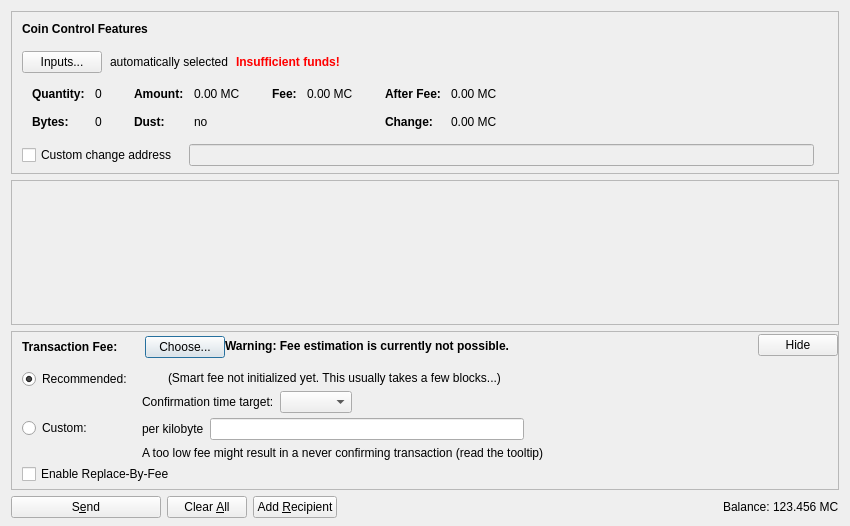
<?xml version="1.0" encoding="UTF-8"?>
<ui version="4.0">
 <class>SendCoinsDialog</class>
 <widget class="QDialog" name="SendCoinsDialog">
  <property name="geometry">
   <rect>
    <x>0</x>
    <y>0</y>
    <width>850</width>
    <height>526</height>
   </rect>
  </property>
  <property name="windowTitle">
   <string>Send Coins</string>
  </property>
  <layout class="QVBoxLayout" name="verticalLayout" stretch="0,1,0,0">
   <property name="bottomMargin">
    <number>8</number>
   </property>
   <item>
    <widget class="QFrame" name="frameCoinControl">
     <property name="sizePolicy">
      <sizepolicy hsizetype="Expanding" vsizetype="Expanding">
       <horstretch>0</horstretch>
       <verstretch>0</verstretch>
      </sizepolicy>
     </property>
     <property name="maximumSize">
      <size>
       <width>16777215</width>
       <height>16777215</height>
      </size>
     </property>
     <property name="frameShape">
      <enum>QFrame::StyledPanel</enum>
     </property>
     <property name="frameShadow">
      <enum>QFrame::Sunken</enum>
     </property>
     <layout class="QVBoxLayout" name="verticalLayoutCoinControl2">
      <property name="spacing">
       <number>0</number>
      </property>
      <property name="leftMargin">
       <number>0</number>
      </property>
      <property name="topMargin">
       <number>0</number>
      </property>
      <property name="rightMargin">
       <number>0</number>
      </property>
      <property name="bottomMargin">
       <number>6</number>
      </property>
      <item>
       <layout class="QVBoxLayout" name="verticalLayoutCoinControl" stretch="0,0,0,0,1">
        <property name="spacing">
         <number>0</number>
        </property>
        <property name="leftMargin">
         <number>10</number>
        </property>
        <property name="topMargin">
         <number>10</number>
        </property>
        <item>
         <layout class="QHBoxLayout" name="horizontalLayoutCoinControl1">
          <property name="bottomMargin">
           <number>15</number>
          </property>
          <item>
           <widget class="QLabel" name="labelCoinControlFeatures">
            <property name="sizePolicy">
             <sizepolicy hsizetype="Preferred" vsizetype="Maximum">
              <horstretch>0</horstretch>
              <verstretch>0</verstretch>
             </sizepolicy>
            </property>
            <property name="font">
             <font>
              <weight>75</weight>
              <bold>true</bold>
             </font>
            </property>
            <property name="styleSheet">
             <string notr="true">font-weight:bold;</string>
            </property>
            <property name="text">
             <string>Coin Control Features</string>
            </property>
           </widget>
          </item>
         </layout>
        </item>
        <item>
         <layout class="QHBoxLayout" name="horizontalLayoutCoinControl2" stretch="0,0,0,0">
          <property name="spacing">
           <number>8</number>
          </property>
          <property name="bottomMargin">
           <number>10</number>
          </property>
          <item>
           <widget class="QPushButton" name="pushButtonCoinControl">
            <property name="styleSheet">
             <string notr="true"/>
            </property>
            <property name="text">
             <string>Inputs...</string>
            </property>
            <property name="autoDefault">
             <bool>false</bool>
            </property>
           </widget>
          </item>
          <item>
           <widget class="QLabel" name="labelCoinControlAutomaticallySelected">
            <property name="text">
             <string>automatically selected</string>
            </property>
            <property name="margin">
             <number>5</number>
            </property>
           </widget>
          </item>
          <item>
           <widget class="QLabel" name="labelCoinControlInsuffFunds">
            <property name="font">
             <font>
              <weight>75</weight>
              <bold>true</bold>
             </font>
            </property>
            <property name="styleSheet">
             <string notr="true">color:red;font-weight:bold;</string>
            </property>
            <property name="text">
             <string>Insufficient funds!</string>
            </property>
            <property name="margin">
             <number>5</number>
            </property>
           </widget>
          </item>
          <item>
           <spacer name="horizontalSpacerCoinControl">
            <property name="orientation">
             <enum>Qt::Horizontal</enum>
            </property>
            <property name="sizeHint" stdset="0">
             <size>
              <width>40</width>
              <height>1</height>
             </size>
            </property>
           </spacer>
          </item>
         </layout>
        </item>
        <item>
         <widget class="QWidget" name="widgetCoinControl" native="true">
          <property name="sizePolicy">
           <sizepolicy hsizetype="Preferred" vsizetype="Preferred">
            <horstretch>0</horstretch>
            <verstretch>0</verstretch>
           </sizepolicy>
          </property>
          <property name="minimumSize">
           <size>
            <width>0</width>
            <height>0</height>
           </size>
          </property>
          <property name="styleSheet">
           <string notr="true"/>
          </property>
          <layout class="QHBoxLayout" name="horizontalLayoutCoinControl5">
           <property name="leftMargin">
            <number>0</number>
           </property>
           <property name="topMargin">
            <number>0</number>
           </property>
           <property name="rightMargin">
            <number>0</number>
           </property>
           <property name="bottomMargin">
            <number>0</number>
           </property>
           <item>
            <layout class="QHBoxLayout" name="horizontalLayoutCoinControl3" stretch="0,0,0,1">
             <property name="spacing">
              <number>20</number>
             </property>
             <property name="topMargin">
              <number>0</number>
             </property>
             <property name="bottomMargin">
              <number>10</number>
             </property>
             <item>
              <layout class="QFormLayout" name="formLayoutCoinControl1">
               <property name="horizontalSpacing">
                <number>10</number>
               </property>
               <property name="verticalSpacing">
                <number>14</number>
               </property>
               <property name="leftMargin">
                <number>10</number>
               </property>
               <property name="topMargin">
                <number>4</number>
               </property>
               <property name="rightMargin">
                <number>6</number>
               </property>
               <item row="0" column="0">
                <widget class="QLabel" name="labelCoinControlQuantityText">
                 <property name="font">
                  <font>
                   <weight>75</weight>
                   <bold>true</bold>
                  </font>
                 </property>
                 <property name="text">
                  <string>Quantity:</string>
                 </property>
                 <property name="margin">
                  <number>0</number>
                 </property>
                </widget>
               </item>
               <item row="0" column="1">
                <widget class="QLabel" name="labelCoinControlQuantity">
                 <property name="cursor">
                  <cursorShape>IBeamCursor</cursorShape>
                 </property>
                 <property name="contextMenuPolicy">
                  <enum>Qt::ActionsContextMenu</enum>
                 </property>
                 <property name="text">
                  <string notr="true">0</string>
                 </property>
                 <property name="margin">
                  <number>0</number>
                 </property>
                 <property name="textInteractionFlags">
                  <set>Qt::LinksAccessibleByMouse|Qt::TextSelectableByKeyboard|Qt::TextSelectableByMouse</set>
                 </property>
                </widget>
               </item>
               <item row="1" column="0">
                <widget class="QLabel" name="labelCoinControlBytesText">
                 <property name="font">
                  <font>
                   <weight>75</weight>
                   <bold>true</bold>
                  </font>
                 </property>
                 <property name="text">
                  <string>Bytes:</string>
                 </property>
                </widget>
               </item>
               <item row="1" column="1">
                <widget class="QLabel" name="labelCoinControlBytes">
                 <property name="cursor">
                  <cursorShape>IBeamCursor</cursorShape>
                 </property>
                 <property name="contextMenuPolicy">
                  <enum>Qt::ActionsContextMenu</enum>
                 </property>
                 <property name="text">
                  <string notr="true">0</string>
                 </property>
                 <property name="textInteractionFlags">
                  <set>Qt::LinksAccessibleByMouse|Qt::TextSelectableByKeyboard|Qt::TextSelectableByMouse</set>
                 </property>
                </widget>
               </item>
              </layout>
             </item>
             <item>
              <layout class="QFormLayout" name="formLayoutCoinControl2">
               <property name="horizontalSpacing">
                <number>10</number>
               </property>
               <property name="verticalSpacing">
                <number>14</number>
               </property>
               <property name="leftMargin">
                <number>6</number>
               </property>
               <property name="topMargin">
                <number>4</number>
               </property>
               <property name="rightMargin">
                <number>6</number>
               </property>
               <item row="0" column="0">
                <widget class="QLabel" name="labelCoinControlAmountText">
                 <property name="font">
                  <font>
                   <weight>75</weight>
                   <bold>true</bold>
                  </font>
                 </property>
                 <property name="text">
                  <string>Amount:</string>
                 </property>
                 <property name="margin">
                  <number>0</number>
                 </property>
                </widget>
               </item>
               <item row="0" column="1">
                <widget class="QLabel" name="labelCoinControlAmount">
                 <property name="cursor">
                  <cursorShape>IBeamCursor</cursorShape>
                 </property>
                 <property name="contextMenuPolicy">
                  <enum>Qt::ActionsContextMenu</enum>
                 </property>
                 <property name="text">
                  <string notr="true">0.00 MC</string>
                 </property>
                 <property name="textInteractionFlags">
                  <set>Qt::LinksAccessibleByMouse|Qt::TextSelectableByKeyboard|Qt::TextSelectableByMouse</set>
                 </property>
                </widget>
               </item>
               <item row="1" column="0">
                <widget class="QLabel" name="labelCoinControlLowOutputText">
                 <property name="font">
                  <font>
                   <weight>75</weight>
                   <bold>true</bold>
                  </font>
                 </property>
                 <property name="text">
                  <string>Dust:</string>
                 </property>
                </widget>
               </item>
               <item row="1" column="1">
                <widget class="QLabel" name="labelCoinControlLowOutput">
                 <property name="cursor">
                  <cursorShape>IBeamCursor</cursorShape>
                 </property>
                 <property name="contextMenuPolicy">
                  <enum>Qt::ActionsContextMenu</enum>
                 </property>
                 <property name="text">
                  <string notr="true">no</string>
                 </property>
                 <property name="textInteractionFlags">
                  <set>Qt::LinksAccessibleByMouse|Qt::TextSelectableByKeyboard|Qt::TextSelectableByMouse</set>
                 </property>
                </widget>
               </item>
              </layout>
             </item>
             <item>
              <layout class="QFormLayout" name="formLayoutCoinControl3">
               <property name="horizontalSpacing">
                <number>10</number>
               </property>
               <property name="verticalSpacing">
                <number>14</number>
               </property>
               <property name="leftMargin">
                <number>6</number>
               </property>
               <property name="topMargin">
                <number>4</number>
               </property>
               <property name="rightMargin">
                <number>6</number>
               </property>
               <item row="0" column="0">
                <widget class="QLabel" name="labelCoinControlFeeText">
                 <property name="font">
                  <font>
                   <weight>75</weight>
                   <bold>true</bold>
                  </font>
                 </property>
                 <property name="text">
                  <string>Fee:</string>
                 </property>
                 <property name="margin">
                  <number>0</number>
                 </property>
                </widget>
               </item>
               <item row="0" column="1">
                <widget class="QLabel" name="labelCoinControlFee">
                 <property name="cursor">
                  <cursorShape>IBeamCursor</cursorShape>
                 </property>
                 <property name="contextMenuPolicy">
                  <enum>Qt::ActionsContextMenu</enum>
                 </property>
                 <property name="text">
                  <string notr="true">0.00 MC</string>
                 </property>
                 <property name="textInteractionFlags">
                  <set>Qt::LinksAccessibleByMouse|Qt::TextSelectableByKeyboard|Qt::TextSelectableByMouse</set>
                 </property>
                </widget>
               </item>
              </layout>
             </item>
             <item>
              <layout class="QFormLayout" name="formLayoutCoinControl4">
               <property name="horizontalSpacing">
                <number>10</number>
               </property>
               <property name="verticalSpacing">
                <number>14</number>
               </property>
               <property name="leftMargin">
                <number>6</number>
               </property>
               <property name="topMargin">
                <number>4</number>
               </property>
               <property name="rightMargin">
                <number>6</number>
               </property>
               <item row="0" column="0">
                <widget class="QLabel" name="labelCoinControlAfterFeeText">
                 <property name="font">
                  <font>
                   <weight>75</weight>
                   <bold>true</bold>
                  </font>
                 </property>
                 <property name="text">
                  <string>After Fee:</string>
                 </property>
                 <property name="margin">
                  <number>0</number>
                 </property>
                </widget>
               </item>
               <item row="0" column="1">
                <widget class="QLabel" name="labelCoinControlAfterFee">
                 <property name="cursor">
                  <cursorShape>IBeamCursor</cursorShape>
                 </property>
                 <property name="contextMenuPolicy">
                  <enum>Qt::ActionsContextMenu</enum>
                 </property>
                 <property name="text">
                  <string notr="true">0.00 MC</string>
                 </property>
                 <property name="textInteractionFlags">
                  <set>Qt::LinksAccessibleByMouse|Qt::TextSelectableByKeyboard|Qt::TextSelectableByMouse</set>
                 </property>
                </widget>
               </item>
               <item row="1" column="0">
                <widget class="QLabel" name="labelCoinControlChangeText">
                 <property name="font">
                  <font>
                   <weight>75</weight>
                   <bold>true</bold>
                  </font>
                 </property>
                 <property name="text">
                  <string>Change:</string>
                 </property>
                </widget>
               </item>
               <item row="1" column="1">
                <widget class="QLabel" name="labelCoinControlChange">
                 <property name="cursor">
                  <cursorShape>IBeamCursor</cursorShape>
                 </property>
                 <property name="contextMenuPolicy">
                  <enum>Qt::ActionsContextMenu</enum>
                 </property>
                 <property name="text">
                  <string notr="true">0.00 MC</string>
                 </property>
                 <property name="textInteractionFlags">
                  <set>Qt::LinksAccessibleByMouse|Qt::TextSelectableByKeyboard|Qt::TextSelectableByMouse</set>
                 </property>
                </widget>
               </item>
              </layout>
             </item>
            </layout>
           </item>
          </layout>
         </widget>
        </item>
        <item>
         <layout class="QHBoxLayout" name="horizontalLayoutCoinControl4" stretch="0,0,0">
          <property name="spacing">
           <number>12</number>
          </property>
          <property name="sizeConstraint">
           <enum>QLayout::SetDefaultConstraint</enum>
          </property>
          <property name="topMargin">
           <number>5</number>
          </property>
          <property name="rightMargin">
           <number>5</number>
          </property>
          <item>
           <widget class="QCheckBox" name="checkBoxCoinControlChange">
            <property name="toolTip">
             <string>If this is activated, but the change address is empty or invalid, change will be sent to a newly generated address.</string>
            </property>
            <property name="text">
             <string>Custom change address</string>
            </property>
           </widget>
          </item>
          <item>
           <widget class="QValidatedLineEdit" name="lineEditCoinControlChange">
            <property name="enabled">
             <bool>false</bool>
            </property>
            <property name="sizePolicy">
             <sizepolicy hsizetype="Expanding" vsizetype="Fixed">
              <horstretch>0</horstretch>
              <verstretch>0</verstretch>
             </sizepolicy>
            </property>
           </widget>
          </item>
          <item>
           <widget class="QLabel" name="labelCoinControlChangeLabel">
            <property name="sizePolicy">
             <sizepolicy hsizetype="Preferred" vsizetype="Expanding">
              <horstretch>0</horstretch>
              <verstretch>0</verstretch>
             </sizepolicy>
            </property>
            <property name="minimumSize">
             <size>
              <width>0</width>
              <height>0</height>
             </size>
            </property>
            <property name="text">
             <string/>
            </property>
            <property name="margin">
             <number>3</number>
            </property>
           </widget>
          </item>
         </layout>
        </item>
        <item>
         <spacer name="verticalSpacerCoinControl">
          <property name="orientation">
           <enum>Qt::Vertical</enum>
          </property>
          <property name="sizeHint" stdset="0">
           <size>
            <width>800</width>
            <height>1</height>
           </size>
          </property>
         </spacer>
        </item>
       </layout>
      </item>
     </layout>
    </widget>
   </item>
   <item>
    <widget class="QScrollArea" name="scrollArea">
     <property name="widgetResizable">
      <bool>true</bool>
     </property>
     <widget class="QWidget" name="scrollAreaWidgetContents">
      <property name="geometry">
       <rect>
        <x>0</x>
        <y>0</y>
        <width>830</width>
        <height>104</height>
       </rect>
      </property>
      <layout class="QVBoxLayout" name="verticalLayout_2" stretch="0,1">
       <property name="leftMargin">
        <number>0</number>
       </property>
       <property name="topMargin">
        <number>0</number>
       </property>
       <property name="rightMargin">
        <number>0</number>
       </property>
       <property name="bottomMargin">
        <number>0</number>
       </property>
       <item>
        <layout class="QVBoxLayout" name="entries">
         <property name="spacing">
          <number>6</number>
         </property>
        </layout>
       </item>
       <item>
        <spacer name="verticalSpacer">
         <property name="orientation">
          <enum>Qt::Vertical</enum>
         </property>
         <property name="sizeHint" stdset="0">
          <size>
           <width>20</width>
           <height>40</height>
          </size>
         </property>
        </spacer>
       </item>
      </layout>
     </widget>
    </widget>
   </item>
   <item>
    <widget class="QFrame" name="frameFee">
     <property name="sizePolicy">
      <sizepolicy hsizetype="Expanding" vsizetype="Expanding">
       <horstretch>0</horstretch>
       <verstretch>0</verstretch>
      </sizepolicy>
     </property>
     <property name="maximumSize">
      <size>
       <width>16777215</width>
       <height>16777215</height>
      </size>
     </property>
     <property name="frameShape">
      <enum>QFrame::StyledPanel</enum>
     </property>
     <property name="frameShadow">
      <enum>QFrame::Sunken</enum>
     </property>
     <layout class="QVBoxLayout" name="verticalLayoutFee1">
      <property name="spacing">
       <number>0</number>
      </property>
      <property name="leftMargin">
       <number>0</number>
      </property>
      <property name="topMargin">
       <number>0</number>
      </property>
      <property name="rightMargin">
       <number>0</number>
      </property>
      <property name="bottomMargin">
       <number>0</number>
      </property>
      <item>
       <layout class="QVBoxLayout" name="verticalLayoutFee2" stretch="0,0,0">
        <property name="spacing">
         <number>0</number>
        </property>
        <property name="leftMargin">
         <number>10</number>
        </property>
        <property name="topMargin">
         <number>0</number>
        </property>
        <item>
         <layout class="QHBoxLayout" name="horizontalLayoutFee1">
          <property name="bottomMargin">
           <number>0</number>
          </property>
          <item>
           <layout class="QVBoxLayout" name="verticalLayoutFee7">
            <property name="spacing">
             <number>0</number>
            </property>
            <item>
             <spacer name="verticalSpacerSmartFee">
              <property name="orientation">
               <enum>Qt::Vertical</enum>
              </property>
              <property name="sizeType">
               <enum>QSizePolicy::Fixed</enum>
              </property>
              <property name="sizeHint" stdset="0">
               <size>
                <width>1</width>
                <height>4</height>
               </size>
              </property>
             </spacer>
            </item>
            <item>
             <layout class="QHBoxLayout" name="horizontalLayoutSmartFee">
              <property name="spacing">
               <number>10</number>
              </property>
              <item>
               <widget class="QLabel" name="labelFeeHeadline">
                <property name="sizePolicy">
                 <sizepolicy hsizetype="Preferred" vsizetype="Maximum">
                  <horstretch>0</horstretch>
                  <verstretch>0</verstretch>
                 </sizepolicy>
                </property>
                <property name="font">
                 <font>
                  <weight>75</weight>
                  <bold>true</bold>
                 </font>
                </property>
                <property name="styleSheet">
                 <string notr="true">font-weight:bold;</string>
                </property>
                <property name="text">
                 <string>Transaction Fee:</string>
                </property>
               </widget>
              </item>
              <item>
               <widget class="QLabel" name="labelFeeMinimized">
                <property name="text">
                 <string/>
                </property>
               </widget>
              </item>
              <item>
               <widget class="QPushButton" name="buttonChooseFee">
                <property name="text">
                 <string>Choose...</string>
                </property>
               </widget>
              </item>
             </layout>
            </item>
            <item>
             <spacer name="verticalSpacer_5">
              <property name="orientation">
               <enum>Qt::Vertical</enum>
              </property>
              <property name="sizeHint" stdset="0">
               <size>
                <width>1</width>
                <height>1</height>
               </size>
              </property>
             </spacer>
            </item>
           </layout>
          </item>
          <item>
           <widget class="QLabel" name="fallbackFeeWarningLabel">
            <property name="toolTip">
             <string>Using the fallbackfee can result in sending a transaction that will take several hours or days (or never) to confirm. Consider choosing your fee manually or wait until you have validated the complete chain.</string>
            </property>
            <property name="font">
            <font>
                <weight>75</weight>
                <bold>true</bold>
            </font>
            </property>
            <property name="text">
             <string>Warning: Fee estimation is currently not possible.</string>
            </property>
            <property name="wordWrap">
             <bool>false</bool>
            </property>
           </widget>
          </item>
          <item>
           <spacer name="horizontalSpacer_4">
            <property name="orientation">
             <enum>Qt::Horizontal</enum>
            </property>
            <property name="sizeType">
             <enum>QSizePolicy::MinimumExpanding</enum>
            </property>
            <property name="sizeHint" stdset="0">
             <size>
              <width>40</width>
              <height>20</height>
             </size>
            </property>
           </spacer>
          </item>
          <item>
           <widget class="QPushButton" name="buttonMinimizeFee">
            <property name="toolTip">
             <string>Hide transaction fee settings</string>
            </property>
            <property name="text">
             <string>Hide</string>
            </property>
           </widget>
          </item>
         </layout>
        </item>
        <item>
         <widget class="QFrame" name="frameFeeSelection">
          <layout class="QVBoxLayout" name="verticalLayoutFee12">
           <property name="spacing">
            <number>0</number>
           </property>
           <property name="leftMargin">
            <number>0</number>
           </property>
           <property name="topMargin">
            <number>0</number>
           </property>
           <property name="rightMargin">
            <number>0</number>
           </property>
           <property name="bottomMargin">
            <number>0</number>
           </property>
           <item>
            <layout class="QGridLayout" name="gridLayoutFee">
             <property name="topMargin">
              <number>10</number>
             </property>
             <property name="bottomMargin">
              <number>4</number>
             </property>
             <property name="horizontalSpacing">
              <number>10</number>
             </property>
             <property name="verticalSpacing">
              <number>4</number>
             </property>
             <item row="1" column="1">
              <layout class="QVBoxLayout" name="verticalLayoutFee8">
               <property name="spacing">
                <number>6</number>
               </property>
               <item>
                <layout class="QHBoxLayout" name="horizontalLayoutFee13">
                 <item>
                  <widget class="QLabel" name="labelCustomPerKilobyte">
                   <property name="toolTip">
                    <string>Specify a custom fee per kB (1,000 bytes) of the transaction's virtual size.

Note:  Since the fee is calculated on a per-byte basis, a fee of "100 satoshis per kB" for a transaction size of 500 bytes (half of 1 kB) would ultimately yield a fee of only 50 satoshis.</string>
                   </property>
                   <property name="text">
                    <string>per kilobyte</string>
                   </property>
                  </widget>
                 </item>
                 <item>
                  <widget class="MonicoinAmountField" name="customFee"/>
                 </item>
                 <item>
                  <spacer name="horizontalSpacer_6">
                   <property name="orientation">
                    <enum>Qt::Horizontal</enum>
                   </property>
                   <property name="sizeHint" stdset="0">
                    <size>
                     <width>1</width>
                     <height>1</height>
                    </size>
                   </property>
                  </spacer>
                 </item>
                </layout>
               </item>
               <item>
                <layout class="QHBoxLayout" name="horizontalLayoutFee8">
                 <item>
                  <widget class="QLabel" name="labelCustomFeeWarning">
                   <property name="enabled">
                    <bool>true</bool>
                   </property>
                   <property name="toolTip">
                    <string>When there is less transaction volume than space in the blocks, miners as well as relaying nodes may enforce a minimum fee. Paying only this minimum fee is just fine, but be aware that this can result in a never confirming transaction once there is more demand for monicoin transactions than the network can process.</string>
                   </property>
                   <property name="text">
                    <string>A too low fee might result in a never confirming transaction (read the tooltip)</string>
                   </property>
                  </widget>
                 </item>
                 <item>
                  <spacer name="horizontalSpacer_2">
                   <property name="orientation">
                    <enum>Qt::Horizontal</enum>
                   </property>
                   <property name="sizeHint" stdset="0">
                    <size>
                     <width>1</width>
                     <height>1</height>
                    </size>
                   </property>
                  </spacer>
                 </item>
                </layout>
               </item>
              </layout>
             </item>
             <item row="0" column="0">
              <layout class="QVBoxLayout" name="verticalLayoutFee4" stretch="0,1">
               <item>
                <widget class="QRadioButton" name="radioSmartFee">
                 <property name="text">
                  <string>Recommended:</string>
                 </property>
                 <property name="checked">
                  <bool>true</bool>
                 </property>
                 <attribute name="buttonGroup">
                  <string notr="true">groupFee</string>
                 </attribute>
                </widget>
               </item>
               <item>
                <spacer name="verticalSpacer_2">
                 <property name="orientation">
                  <enum>Qt::Vertical</enum>
                 </property>
                 <property name="sizeHint" stdset="0">
                  <size>
                   <width>1</width>
                   <height>1</height>
                  </size>
                 </property>
                </spacer>
               </item>
              </layout>
             </item>
             <item row="1" column="0">
              <layout class="QVBoxLayout" name="verticalLayoutFee9" stretch="0,1">
               <item>
                <widget class="QRadioButton" name="radioCustomFee">
                 <property name="text">
                  <string>Custom:</string>
                 </property>
                 <attribute name="buttonGroup">
                  <string notr="true">groupFee</string>
                 </attribute>
                </widget>
               </item>
               <item>
                <spacer name="verticalSpacer_6">
                 <property name="orientation">
                  <enum>Qt::Vertical</enum>
                 </property>
                 <property name="sizeHint" stdset="0">
                  <size>
                   <width>1</width>
                   <height>1</height>
                  </size>
                 </property>
                </spacer>
               </item>
              </layout>
             </item>
             <item row="0" column="1">
              <layout class="QVBoxLayout" name="verticalLayoutFee3" stretch="0,0,1">
               <property name="spacing">
                <number>6</number>
               </property>
               <property name="topMargin">
                <number>2</number>
               </property>
               <item>
                <layout class="QHBoxLayout" name="horizontalLayoutFee12">
                 <item>
                  <widget class="QLabel" name="labelSmartFee">
                   <property name="text">
                    <string/>
                   </property>
                  </widget>
                 </item>
                 <item>
                  <widget class="QLabel" name="labelFeeEstimation">
                   <property name="text">
                    <string/>
                   </property>
                  </widget>
                 </item>
                 <item>
                  <widget class="QLabel" name="labelSmartFee2">
                   <property name="text">
                    <string>(Smart fee not initialized yet. This usually takes a few blocks...)</string>
                   </property>
                  </widget>
                 </item>
                 <item>
                  <spacer name="horizontalSpacer_5">
                   <property name="orientation">
                    <enum>Qt::Horizontal</enum>
                   </property>
                   <property name="sizeHint" stdset="0">
                    <size>
                     <width>1</width>
                     <height>1</height>
                    </size>
                   </property>
                  </spacer>
                 </item>
                </layout>
               </item>
               <item>
                <layout class="QHBoxLayout" name="horizontalLayoutFee9">
                 <item>
                  <layout class="QVBoxLayout" name="verticalLayoutFee6">
                   <item>
                    <widget class="QLabel" name="labelSmartFee3">
                     <property name="text">
                      <string>Confirmation time target:</string>
                     </property>
                    </widget>
                   </item>
                  </layout>
                 </item>
                 <item>
                  <layout class="QVBoxLayout" name="verticalLayoutFee5">
                   <property name="rightMargin">
                    <number>30</number>
                   </property>
                   <item>
                    <layout class="QHBoxLayout" name="horizontalLayoutConfTarget">
                     <property name="bottomMargin">
                      <number>0</number>
                     </property>
                     <item>
                      <widget class="QComboBox" name="confTargetSelector"/>
                     </item>
                     <item>
                      <spacer name="horizontalSpacerConfTarget">
                       <property name="orientation">
                        <enum>Qt::Horizontal</enum>
                       </property>
                       <property name="sizeHint" stdset="0">
                        <size>
                         <width>40</width>
                         <height>20</height>
                        </size>
                       </property>
                      </spacer>
                     </item>
                    </layout>
                   </item>
                  </layout>
                 </item>
                </layout>
               </item>
               <item>
                <spacer name="verticalSpacer_4">
                 <property name="orientation">
                  <enum>Qt::Vertical</enum>
                 </property>
                 <property name="sizeHint" stdset="0">
                  <size>
                   <width>1</width>
                   <height>1</height>
                  </size>
                 </property>
                </spacer>
               </item>
              </layout>
             </item>
            </layout>
           </item>
           <item>
            <widget class="QCheckBox" name="optInRBF">
             <property name="text">
              <string>Enable Replace-By-Fee</string>
             </property>
             <property name="toolTip">
              <string>With Replace-By-Fee (BIP-125) you can increase a transaction's fee after it is sent. Without this, a higher fee may be recommended to compensate for increased transaction delay risk.</string>
             </property>
            </widget>
           </item>
          </layout>
         </widget>
        </item>
        <item>
         <spacer name="verticalSpacerFee">
          <property name="orientation">
           <enum>Qt::Vertical</enum>
          </property>
          <property name="sizeHint" stdset="0">
           <size>
            <width>40</width>
            <height>5</height>
           </size>
          </property>
         </spacer>
        </item>
       </layout>
      </item>
     </layout>
    </widget>
   </item>
   <item>
    <layout class="QHBoxLayout" name="horizontalLayout">
     <item>
      <widget class="QPushButton" name="sendButton">
       <property name="minimumSize">
        <size>
         <width>150</width>
         <height>0</height>
        </size>
       </property>
       <property name="toolTip">
        <string>Confirm the send action</string>
       </property>
       <property name="text">
        <string>S&amp;end</string>
       </property>
       <property name="icon">
        <iconset resource="../monicoin.qrc">
         <normaloff>:/icons/send</normaloff>:/icons/send</iconset>
       </property>
       <property name="autoDefault">
        <bool>false</bool>
       </property>
       <property name="default">
        <bool>false</bool>
       </property>
      </widget>
     </item>
     <item>
      <widget class="QPushButton" name="clearButton">
       <property name="sizePolicy">
        <sizepolicy hsizetype="Minimum" vsizetype="Fixed">
         <horstretch>0</horstretch>
         <verstretch>0</verstretch>
        </sizepolicy>
       </property>
       <property name="toolTip">
        <string>Clear all fields of the form.</string>
       </property>
       <property name="text">
        <string>Clear &amp;All</string>
       </property>
       <property name="icon">
        <iconset resource="../monicoin.qrc">
         <normaloff>:/icons/remove</normaloff>:/icons/remove</iconset>
       </property>
       <property name="autoDefault">
        <bool>false</bool>
       </property>
      </widget>
     </item>
     <item>
      <widget class="QPushButton" name="addButton">
       <property name="toolTip">
        <string>Send to multiple recipients at once</string>
       </property>
       <property name="text">
        <string>Add &amp;Recipient</string>
       </property>
       <property name="icon">
        <iconset resource="../monicoin.qrc">
         <normaloff>:/icons/add</normaloff>:/icons/add</iconset>
       </property>
       <property name="autoDefault">
        <bool>false</bool>
       </property>
      </widget>
     </item>
     <item>
      <spacer name="horizontalSpacer">
       <property name="orientation">
        <enum>Qt::Horizontal</enum>
       </property>
       <property name="sizeHint" stdset="0">
        <size>
         <width>40</width>
         <height>20</height>
        </size>
       </property>
      </spacer>
     </item>
     <item>
      <layout class="QHBoxLayout" name="horizontalLayout_2">
       <property name="spacing">
        <number>3</number>
       </property>
       <item>
        <widget class="QLabel" name="labelBalanceName">
         <property name="sizePolicy">
          <sizepolicy hsizetype="Preferred" vsizetype="Fixed">
           <horstretch>0</horstretch>
           <verstretch>0</verstretch>
          </sizepolicy>
         </property>
         <property name="text">
          <string>Balance:</string>
         </property>
        </widget>
       </item>
       <item>
        <widget class="QLabel" name="labelBalance">
         <property name="sizePolicy">
          <sizepolicy hsizetype="Preferred" vsizetype="Fixed">
           <horstretch>0</horstretch>
           <verstretch>0</verstretch>
          </sizepolicy>
         </property>
         <property name="cursor">
          <cursorShape>IBeamCursor</cursorShape>
         </property>
         <property name="text">
          <string notr="true">123.456 MC</string>
         </property>
         <property name="textInteractionFlags">
          <set>Qt::LinksAccessibleByMouse|Qt::TextSelectableByKeyboard|Qt::TextSelectableByMouse</set>
         </property>
        </widget>
       </item>
      </layout>
     </item>
    </layout>
   </item>
  </layout>
 </widget>
 <customwidgets>
  <customwidget>
   <class>QValidatedLineEdit</class>
   <extends>QLineEdit</extends>
   <header>qt/qvalidatedlineedit.h</header>
  </customwidget>
  <customwidget>
   <class>MonicoinAmountField</class>
   <extends>QLineEdit</extends>
   <header>qt/monicoinamountfield.h</header>
   <container>1</container>
  </customwidget>
 </customwidgets>
 <resources>
  <include location="../monicoin.qrc"/>
 </resources>
 <connections/>
 <buttongroups>
  <buttongroup name="groupFee"/>
 </buttongroups>
</ui>
